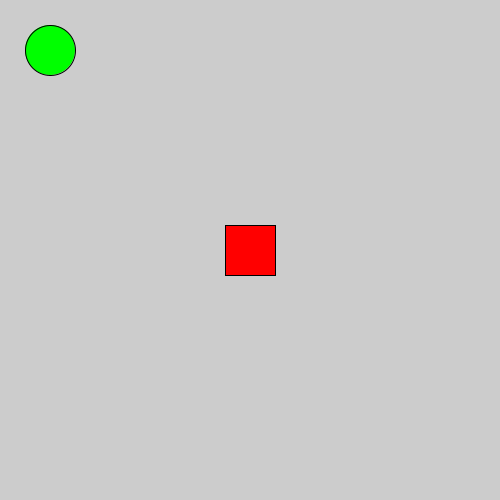
Frame 1 (no input)
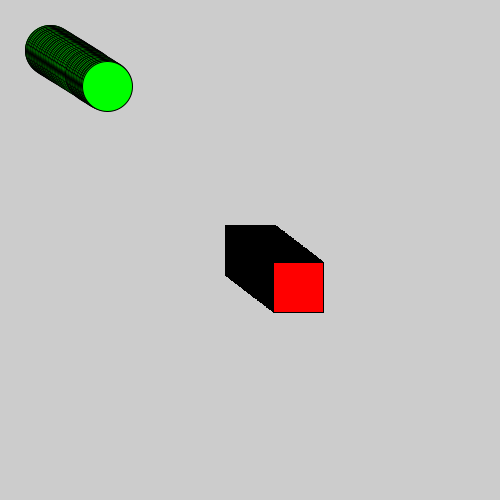
Frame 60 (the mouse pressed at the canvas centre just before this capture)
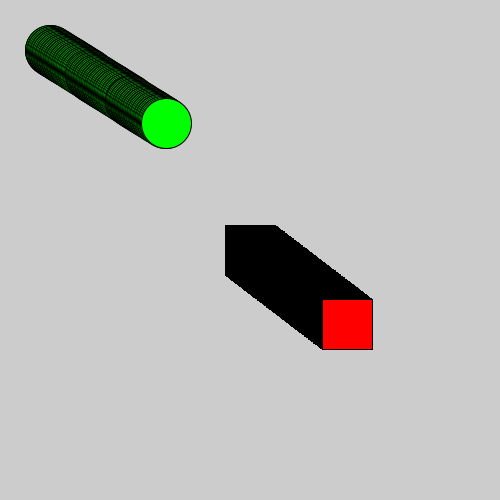
Frame 120 (the mouse held since frame 60 and released just before this capture)

The Processing sketch that drew these frames (run headless with seeded random() and noise(); from frame 60 on, the mouse is pressed at the canvas centre):

// Processing sketch: sketch_200902e
// ── sketch_200902e.pde
Graphic rect;
Graphic ellipse;

void setup() {
  size(500,500);
  rect = new Rectangle(width/2, height/2, 50, random(0.5, 1), random(0.5, 1), color(255, 0, 0));
  ellipse = new Ellipse(50, 50, 50, random(0.5, 1), random(0.5, 1), color(0, 255, 0));
}


void draw() {
  rect.show();
  rect.move();
  ellipse.show();
  ellipse.move();
}

// ── Graphic.pde
abstract class Graphic {
  public abstract void show();
  public abstract void move();
}

// ── MyEllipse.pde
class Ellipse extends Graphic {
//声明属性
  float xposition;
  float yposition;
  float widths;
  float xstep;
  float ystep;
  color colors;

//构造函数赋值
  Ellipse(float x, float y, float w, float xs, float ys, color c) {
    this.xposition = x;
    this.yposition = y;
    this.widths = w;
    this.xstep = xs;
    this.ystep = ys;
    this.colors = c;
  }

//show方法的重写，用于绘制图形
  public void show() {
    fill(colors);
    ellipse(xposition, yposition, widths, widths);
  }
//move方法的重写，用于控制图形运动
  public void move() {
    xposition += xstep;
    yposition += ystep;

  if (xposition > width - widths/2 || xposition < widths/2) {
//当图形碰壁后进行反向运动
      xstep = -xstep;
    }

 if (yposition > height - widths/2 || yposition < widths/2) {
//当图形碰壁后进行反向运动
      ystep = -ystep;
    }
  }
}

// ── MyRectangle.pde
class Rectangle extends Graphic {
//声明属性
  float xposition;
  float yposition;
  float widths;
  float xstep;
  float ystep;
  color colors;

//构造函数赋值
  Rectangle(float x, float y, float w, float xs, float ys, color c) {
    this.xposition = x;
    this.yposition = y;
    this.widths = w;
    this.xstep = xs;
    this.ystep = ys;
    this.colors = c;
  }

//show方法的重写，用于绘制图形
  public void show() {
    fill(colors);
    rectMode(CENTER);
    rect(xposition, yposition, widths, widths);
  }
//move方法的重写，用于控制图形运动
  public void move() {
    xposition += xstep;
    yposition += ystep;

  if (xposition > width - widths/2 || xposition < widths/2) {
//当图形碰壁后进行反向运动
      xstep = -xstep;
    }

 if (yposition > height - widths/2 || yposition < widths/2) {
//当图形碰壁后进行反向运动
      ystep = -ystep;
    }
  }
}
